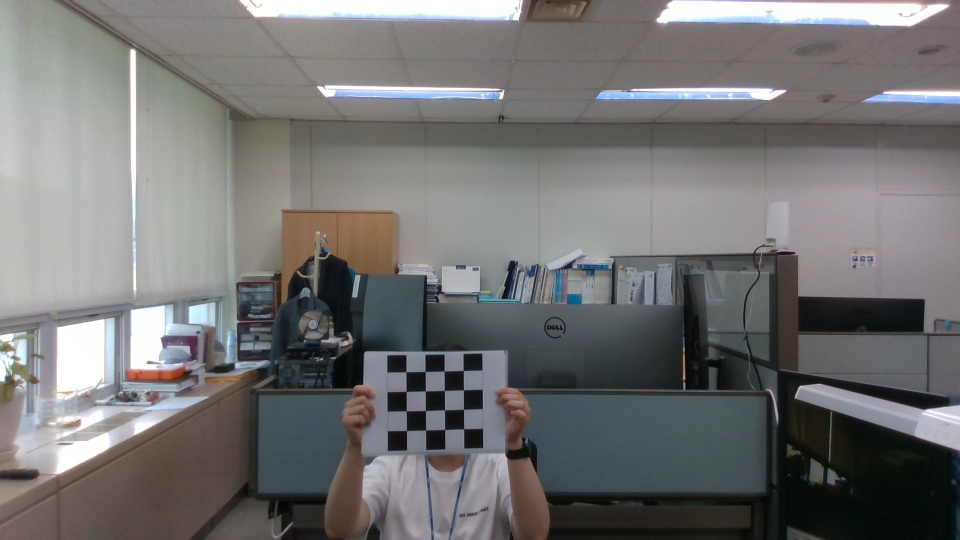
//> input picture Img/center.jpg, 1920 x 1080 px (shown at 1/2 size)
$ ./sift_ransac   (built with g++ and OpenCV 4)
//> lines starting //> are read from the running program, lines starting //| are printed output that depends on the picture
// SIFT & RANSAC example for image stitching
// left & right -- with two images

#include <experimental/filesystem>
#include <iostream>
#include <string>
#include <opencv2/imgproc/types_c.h>
#include <opencv2/opencv.hpp>
#include <opencv2/videoio.hpp>
#include <opencv2/stitching.hpp>
#include <cmath>

using namespace cv;
using namespace std;
using std::experimental::filesystem::directory_iterator;
namespace fs = std::experimental::filesystem;

vector<Point2f> vecTemp;
void OnMouseAction(int event, int x, int y, int flags, void *para)
{
    switch (event)
    {
    case cv::EVENT_LBUTTONDOWN:
        vecTemp.push_back(cv::Point2f(x, y));
    }
}

void blending_img(int win_size, Mat& src1, Mat& src2, Mat& dst)
{
    int pos=src1.cols/2;
    int offset=win_size/2;
    int bar=pos-offset;
    int cnt = 0;
    Mat temp; // for crop the black area..

    for (int cnt_x=0;cnt_x<src1.rows;++cnt_x)
    {
        cnt =0;
        for (int cnt_y=0;cnt_y<bar-offset;++cnt_y)
        {
            src1.at<Vec3b>(cnt_x,cnt_y)=src1.at<Vec3b>(cnt_x,cnt_y);
            src2.at<Vec3b>(cnt_x,cnt_y)=Vec3b(0,0,0);
        }

        for (int cnt_y=bar-offset;cnt_y<bar+offset;++cnt_y)
        {
            src1.at<Vec3b>(cnt_x,cnt_y)=src1.at<Vec3b>(cnt_x,cnt_y)*((2*offset-cnt)/double(2*offset));
            src2.at<Vec3b>(cnt_x,cnt_y)=src2.at<Vec3b>(cnt_x,cnt_y)*((cnt)/double(2*offset));
            cnt++;
        }

        for (int cnt_y=bar+offset;cnt_y<src1.cols;++cnt_y)
        {
            src1.at<Vec3b>(cnt_x,cnt_y)=Vec3b(0,0,0);
            src2.at<Vec3b>(cnt_x,cnt_y)=src2.at<Vec3b>(cnt_x,cnt_y);
        }
    }
    dst=src1+src2;
}

int main ()
{
    // load images and make images being in gray scale

    Mat img_src1, img_src2, img_src1_, img_src2_;

    // img_src1 = imread(".././Img/temp/IMG_8629.JPEG");
    // img_src2 = imread(".././Img/temp/IMG_8630.JPEG");

    img_src1 = imread(".././Img/panorama_d4/img_original/center.jpg");
//> img_src1 is the input picture: 1080 rows x 1920 cols, CV_8UC3; mean B, G, R 114.9, 115.1, 115.5
    img_src2 = imread(".././Img/panorama_d4/img_original/right.jpg");
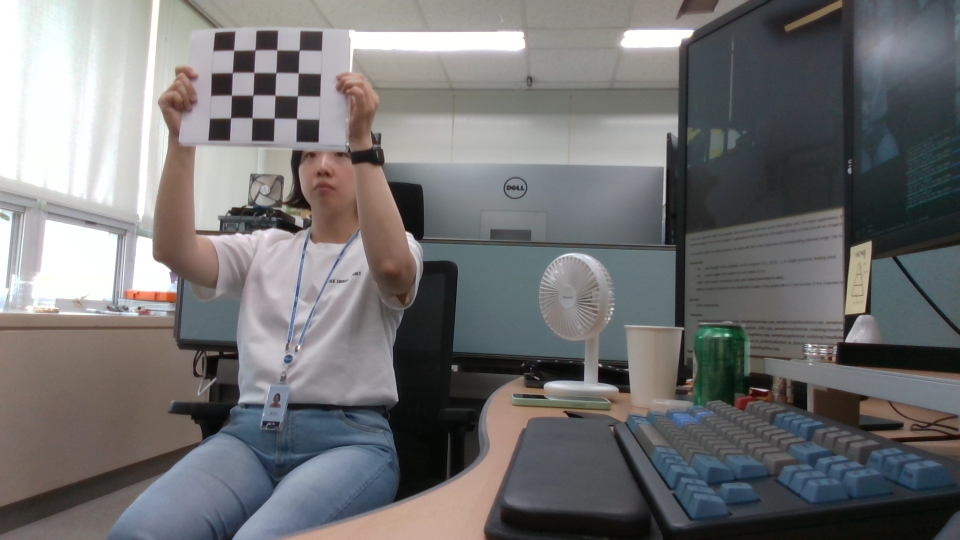
//> input picture Img/right.jpg, 1920 x 1080 px (shown at 1/2 size)
//> img_src2 is the input picture: 1080 rows x 1920 cols, CV_8UC3; mean B, G, R 114.6, 114, 114.4

    Mat img_check, img_check_; // check the features
    hconcat(img_src1,img_src2,img_check);
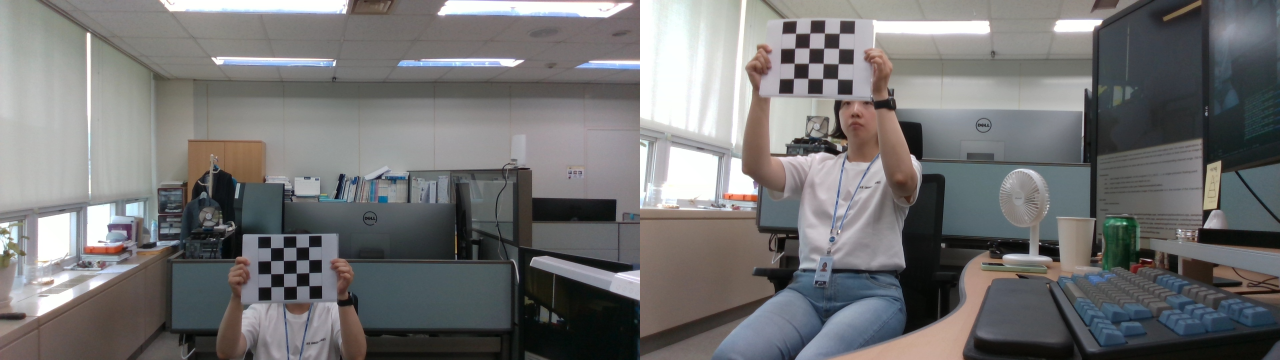
//> img_check: 1080 rows x 3840 cols, CV_8UC3 (shown at 1/3 size); mean B, G, R 114.7, 114.5, 114.9

    cvtColor(img_src1,img_src1_,COLOR_RGB2GRAY);
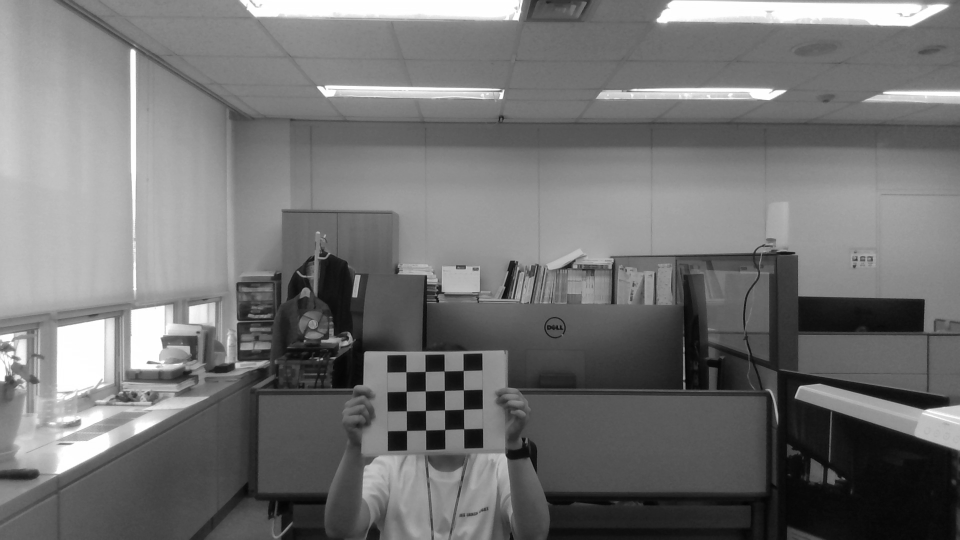
//> img_src1_: 1080 rows x 1920 cols, CV_8UC1 (shown at 1/2 size); min 1, max 255, mean 115.1
    cvtColor(img_src2,img_src2_,COLOR_RGB2GRAY);
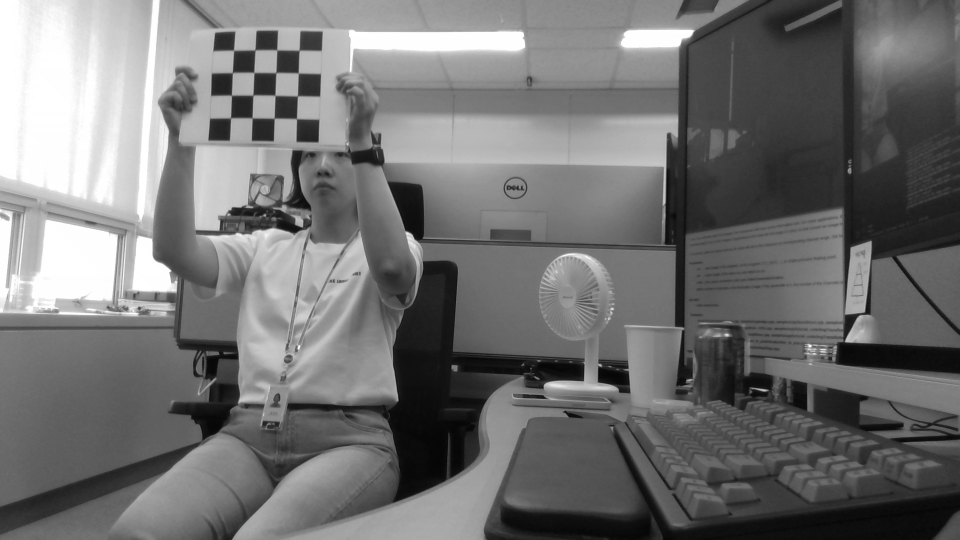
//> img_src2_: 1080 rows x 1920 cols, CV_8UC1 (shown at 1/2 size); min 0, max 255, mean 114.2

    // [29 lines of commented-out code are left out]
    vector<Point2f> pts1, pts2;
    int num_k=8; // number of kpts for matching
    imshow("image", img_src1);
    cv::waitKey(1);
    while(1)
    {
        int key = cv::waitKey(10);
//> the 'q' key is pressed
        setMouseCallback("image", OnMouseAction);
        if (key == 'q')
            break;
    }
    pts1 = vecTemp;
    vecTemp.clear();
    cv::destroyWindow("image");

    imshow("image", img_src2);
    cv::waitKey(1);
    while(1)
    {
        int key = cv::waitKey(10);
//> the 'q' key is pressed
        setMouseCallback("image", OnMouseAction);
        if (key == 'q')
            break;
    }
    pts2 = vecTemp;
    vecTemp.clear();
    cv::destroyWindow("image");

    // Homograpy

//> (the run ends here: the program stops with an error, at `Mat H = findHomography(pts2, pts1, RANSAC);`)
